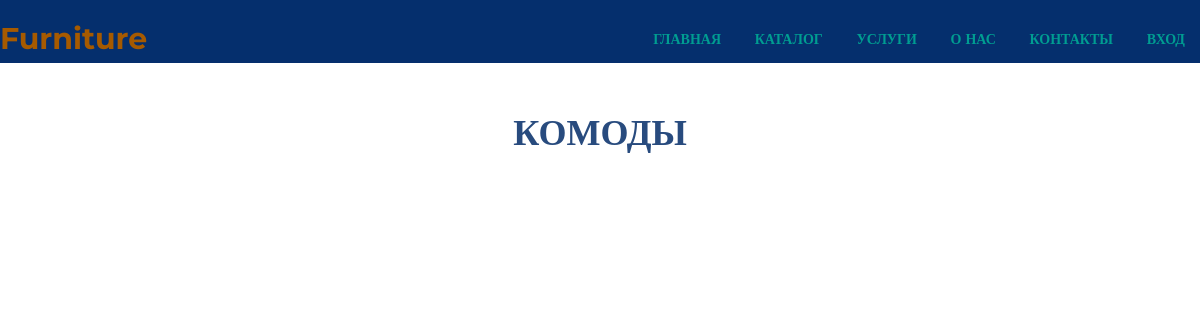
Before: /dresser/ with the older database file.
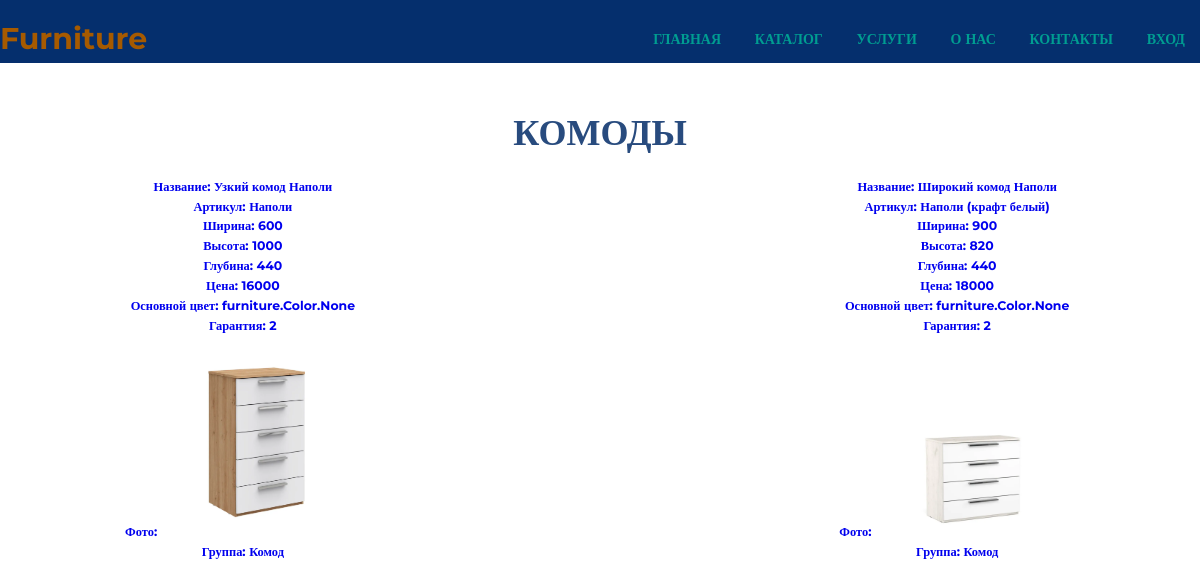
After: the same page with the newer database file.
### furniture/models.py (models this page shows, shortened)
class Product(models.Model):
    title = models.CharField("Название", max_length=100)
    artikle = models.ForeignKey(Artikle, verbose_name="Артикул", on_delete=models.CASCADE)
    width = models.PositiveIntegerField("Ширина")
    height = models.PositiveIntegerField("Высота")
    depth = models.PositiveIntegerField("Глубина")
    coast = models.PositiveIntegerField("Цена")
    colors = models.ManyToManyField(Color, verbose_name="Основной цвет")
    ffrancia = models.PositiveIntegerField("Гарантия")
    photo = models.ImageField("Фото",  upload_to="products/")
    group = models.ForeignKey(Group, verbose_name="Группа", on_delete=models.CASCADE)
    class Meta:
        verbose_name = "Продукт"
        verbose_name_plural = "Продукт"

class Artikle(models.Model):
    title = models.CharField("Название", max_length=100)
    artikle = models.CharField("Артикул", max_length=30)
    def __str__(self):
        return self.title
    class Meta:
        verbose_name = "Автикл"
        verbose_name_plural = "Артиклы"

class Group(models.Model):
    title = models.CharField("Название", max_length=100)
    photo = models.ImageField("Фото",  upload_to="products/")
    def __str__(self):
        return self.title
    class Meta:
        verbose_name = "Группа"
        verbose_name_plural = "Группы"

### furniture/views.py (the view)
# urls.py: path("dresser/", views.ItemsViewDresser.as_view()),
class ItemsViewDresser(View):
    def get(self, request):
        item = Product.objects.filter(group_id=4)
        return render(request, "dresser.html", {'item_list': item})

### templates/dresser.html (shortened to what this page needs)
<!DOCTYPE html>
{% load static %}
<html>
<head>
  <link rel="stylesheet" href="{% static 'css/style.css' %}">
</head>
<body>
  <header class="header">
    <div class="container">
      <div class="header__inner">
        <div class="header__logo">Furniture</div>
        <nav class="nav">
          <a class="nav__link" href="/">Главная</a>
          <a class="nav__link" href="/#catalog">Каталог</a>
          <a class="nav__link" href="/#service">Услуги</a>
          <a class="nav__link" href="/us">О нас</a>
          <a class="nav__link" href="/us#cont">Контакты</a>
          {% if user.is_authenticated %}
            <a class="nav__link" href="/account/logout">Выход</a>
            <h2 class="nav__link">{{user.username }}</h2>
          {% else %}
            <a class="nav__link" href="/account/login">Вход</a>
          {% endif %}
        </nav>
      </div>
    </div>
  </header>
  <section class="section"  id="catalog">
    <div class="container">
      <div class="section__header">
        <h2 class="section__title">Комоды</h2>
        <div class="catalog">
            {% for item in item_list %}
            <div class="item">
              <a href="/{{ item.id }}">
                <h5>Название: {{item.title}}</h5>
                <h5>Артикул: {{item.artikle}}</h5>
                <h5>Ширина: {{item.width}}</h5>
                <h5>Высота: {{item.height}}</h5>
                <h5>Глубина: {{item.depth}}</h5>
                <h5>Цена: {{item.coast}}</h5>
                <h5>Основной цвет: {{item.colors}}</h5>
                <h5>Гарантия: {{item.ffrancia}}</h5>
                <div class="item__img">
                    <h5>Фото: <img class="item__img" src="{{ item.photo.url }}" alt=""></h5>
                </div>
                <h5>Группа: {{item.group}}</h5>
              </a>
            </div>
            {% endfor %}
        </div>
      </div>
  </section>
</body>
</html>

Changed rows visible on the page:
added Product: title "Узкий комод Наполи", artikle "Наполи", width "600", height "1000", depth "440", coast "16000", colors "furniture.Color.None", ffrancia "2", photo (picture), group "Комод"
added Product: title "Широкий комод Наполи", artikle "Наполи (крафт белый)", width "900", height "820", depth "440", coast "18000", colors "furniture.Color.None", ffrancia "2", photo (picture), group "Комод"
